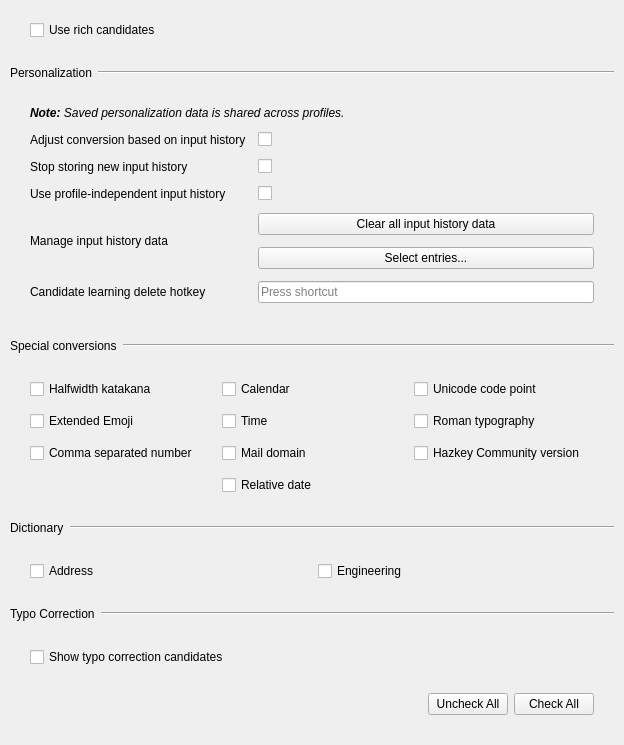
         <widget class="QWidget" name="convertionTabScrollContents">
          <property name="geometry">
           <rect>
            <x>0</x>
            <y>0</y>
            <width>624</width>
            <height>501</height>
           </rect>
          </property>
          <layout class="QVBoxLayout" name="conversionTabScrollContentsLayout">
           <property name="leftMargin">
            <number>10</number>
           </property>
           <property name="topMargin">
            <number>10</number>
           </property>
           <property name="rightMargin">
            <number>10</number>
           </property>
           <property name="bottomMargin">
            <number>10</number>
           </property>
           <item>
            <layout class="QGridLayout" name="richCandidatesGrid">
             <property name="leftMargin">
              <number>20</number>
             </property>
             <property name="topMargin">
              <number>10</number>
             </property>
             <property name="rightMargin">
              <number>20</number>
             </property>
             <property name="bottomMargin">
              <number>10</number>
             </property>
             <property name="spacing">
              <number>12</number>
             </property>
             <item row="0" column="0">
              <widget class="QCheckBox" name="useRichCandidates">
               <property name="text">
                <string>Use rich candidates</string>
               </property>
              </widget>
             </item>
            </layout>
           </item>
           <item>
            <layout class="QHBoxLayout" name="personalizationHeader">
             <property name="topMargin">
              <number>10</number>
             </property>
             <property name="bottomMargin">
              <number>10</number>
             </property>
             <item>
              <widget class="QLabel" name="personalizationHeaderLabel">
               <property name="text">
                <string>Personalization</string>
               </property>
              </widget>
             </item>
             <item>
              <widget class="Line" name="personalizationHeaderLine">
               <property name="sizePolicy">
                <sizepolicy hsizetype="Expanding" vsizetype="Fixed">
                 <horstretch>0</horstretch>
                 <verstretch>0</verstretch>
                </sizepolicy>
               </property>
               <property name="orientation">
                <enum>Qt::Orientation::Horizontal</enum>
               </property>
              </widget>
             </item>
            </layout>
           </item>
           <item>
            <layout class="QGridLayout" name="personalizationGrid">
             <property name="leftMargin">
              <number>20</number>
             </property>
             <property name="topMargin">
              <number>10</number>
             </property>
             <property name="rightMargin">
              <number>20</number>
             </property>
             <property name="bottomMargin">
              <number>20</number>
             </property>
             <property name="spacing">
              <number>12</number>
             </property>
              <item row="4" column="0">
               <widget class="QLabel" name="manageLearningLabel">
               <property name="text">
                <string>Manage input history data</string>
               </property>
              </widget>
             </item>
              <item row="4" column="1">
                <layout class="QVBoxLayout" name="learningHistoryButtons">
                 <item>
                  <widget class="QPushButton" name="clearLearningData">
                   <property name="minimumSize">
                    <size>
                     <width>240</width>
                     <height>0</height>
                    </size>
                   </property>
                   <property name="text">
                    <string>Clear all input history data</string>
                   </property>
                 </widget>
                </item>
                 <item>
                  <widget class="QPushButton" name="selectiveLearningHistory">
                   <property name="minimumSize">
                    <size>
                     <width>240</width>
                     <height>0</height>
                    </size>
                   </property>
                   <property name="text">
                    <string>Select entries...</string>
                   </property>
                 </widget>
                </item>
               </layout>
              </item>
             <item row="0" column="0" colspan="2">
              <widget class="QLabel" name="personalizationNote">
               <property name="font">
                <font>
                 <italic>true</italic>
                </font>
               </property>
               <property name="text">
                <string>&lt;html&gt;&lt;head/&gt;&lt;body&gt;&lt;p&gt;&lt;span style=&quot; font-weight:700;&quot;&gt;Note:&lt;/span&gt; Saved personalization data is shared across profiles.&lt;/p&gt;&lt;/body&gt;&lt;/html&gt;</string>
               </property>
              </widget>
             </item>
             <item row="1" column="0">
              <widget class="QLabel" name="useHistoryLabel">
               <property name="text">
                <string>Adjust conversion based on input history</string>
               </property>
              </widget>
             </item>
             <item row="2" column="0">
              <widget class="QLabel" name="stopStoreNewHistoryLabel">
               <property name="text">
                <string>Stop storing new input history</string>
               </property>
              </widget>
             </item>
             <item row="1" column="1">
              <widget class="QCheckBox" name="useHistory"/>
             </item>
              <item row="2" column="1">
               <widget class="QCheckBox" name="stopStoreNewHistory"/>
              </item>
              <item row="3" column="0">
               <widget class="QLabel" name="useProfileIndependentHistoryLabel">
                <property name="text">
                 <string>Use profile-independent input history</string>
                </property>
               </widget>
              </item>
               <item row="3" column="1">
                <widget class="QCheckBox" name="useProfileIndependentHistory"/>
               </item>
               <item row="5" column="0">
                <widget class="QLabel" name="deleteLearningHotkeyLabel">
                 <property name="text">
                  <string>Candidate learning delete hotkey</string>
                 </property>
                </widget>
               </item>
               <item row="5" column="1">
                <widget class="QKeySequenceEdit" name="deleteLearningHotkey"/>
               </item>
             </layout>
           </item>
           <item>
            <layout class="QHBoxLayout" name="specialConversionHeader">
             <property name="topMargin">
              <number>10</number>
             </property>
             <property name="bottomMargin">
              <number>10</number>
             </property>
             <item>
              <widget class="QLabel" name="specialConvertionHeaderLabel">
               <property name="text">
                <string>Special conversions</string>
               </property>
              </widget>
             </item>
             <item>
              <widget class="Line" name="specialConvertHeaderLine">
               <property name="sizePolicy">
                <sizepolicy hsizetype="Expanding" vsizetype="Fixed">
                 <horstretch>0</horstretch>
                 <verstretch>0</verstretch>
                </sizepolicy>
               </property>
               <property name="orientation">
                <enum>Qt::Orientation::Horizontal</enum>
               </property>
              </widget>
             </item>
            </layout>
           </item>
           <item>
            <layout class="QGridLayout" name="specialConversionsGrid">
             <property name="leftMargin">
              <number>20</number>
             </property>
             <property name="topMargin">
              <number>10</number>
             </property>
             <property name="rightMargin">
              <number>20</number>
             </property>
             <property name="bottomMargin">
              <number>10</number>
             </property>
             <property name="spacing">
              <number>12</number>
             </property>
             <item row="1" column="2">
              <widget class="QCheckBox" name="romanTypographyConversion">
               <property name="text">
                <string>Roman typography</string>
               </property>
              </widget>
             </item>
             <item row="2" column="1">
              <widget class="QCheckBox" name="mailDomainConversion">
               <property name="text">
                <string>Mail domain</string>
               </property>
              </widget>
             </item>
             <item row="0" column="2">
              <widget class="QCheckBox" name="unicodeCodePointConversion">
               <property name="text">
                <string>Unicode code point</string>
               </property>
              </widget>
             </item>
             <item row="1" column="1">
              <widget class="QCheckBox" name="timeConversion">
               <property name="text">
                <string>Time</string>
               </property>
              </widget>
             </item>
             <item row="2" column="2">
              <widget class="QCheckBox" name="hazkeyVersionConversion">
               <property name="text">
                <string>Hazkey Community version</string>
               </property>
              </widget>
             </item>
             <item row="2" column="0">
              <widget class="QCheckBox" name="commaSeparatedNumCoversion">
               <property name="text">
                <string>Comma separated number</string>
               </property>
              </widget>
             </item>
             <item row="0" column="1">
              <widget class="QCheckBox" name="calendarConversion">
               <property name="text">
                <string>Calendar</string>
               </property>
              </widget>
             </item>
             <item row="0" column="0">
              <widget class="QCheckBox" name="halfwidthKatakanaConversion">
               <property name="text">
                <string>Halfwidth katakana</string>
               </property>
              </widget>
             </item>
              <item row="1" column="0">
               <widget class="QCheckBox" name="extendedEmojiConversion">
                <property name="text">
                 <string>Extended Emoji</string>
                </property>
               </widget>
              </item>
              <item row="3" column="1">
               <widget class="QCheckBox" name="relativeDateConversion">
                <property name="text">
                 <string>Relative date</string>
                </property>
               </widget>
              </item>
             </layout>
           </item>
           <item>
            <layout class="QHBoxLayout" name="addressDictionaryHeader">
             <property name="topMargin">
              <number>10</number>
             </property>
             <property name="bottomMargin">
              <number>10</number>
             </property>
             <item>
              <widget class="QLabel" name="addressDictionaryHeaderLabel">
               <property name="text">
                <string>Dictionary</string>
               </property>
              </widget>
             </item>
             <item>
              <widget class="Line" name="addressDictionaryHeaderLine">
               <property name="sizePolicy">
                <sizepolicy hsizetype="Expanding" vsizetype="Fixed">
                 <horstretch>0</horstretch>
                 <verstretch>0</verstretch>
                </sizepolicy>
               </property>
               <property name="orientation">
                <enum>Qt::Orientation::Horizontal</enum>
               </property>
              </widget>
             </item>
            </layout>
           </item>
           <item>
            <layout class="QGridLayout" name="addressDictionaryGrid">
             <property name="leftMargin">
              <number>20</number>
             </property>
             <property name="topMargin">
              <number>10</number>
             </property>
             <property name="rightMargin">
              <number>20</number>
             </property>
             <property name="bottomMargin">
              <number>10</number>
             </property>
             <property name="spacing">
              <number>12</number>
             </property>
             <item row="0" column="0">
              <widget class="QCheckBox" name="useAddressDict">
               <property name="text">
                <string>Address</string>
               </property>
              </widget>
             </item>
             <item row="0" column="1">
              <widget class="QCheckBox" name="useEngineeringDict">
               <property name="toolTip">
                <string>Adds technical terms (mechanical, electrical, electronic, information engineering, IT services, programming languages, databases, architecture, civil engineering) that the standard dictionary cannot convert.</string>
               </property>
               <property name="text">
                <string>Engineering</string>
               </property>
              </widget>
             </item>
            </layout>
           </item>
           <item>
            <layout class="QHBoxLayout" name="typoCorrectionHeader">
             <property name="topMargin">
              <number>10</number>
             </property>
             <property name="bottomMargin">
              <number>10</number>
             </property>
             <item>
              <widget class="QLabel" name="typoCorrectionHeaderLabel">
               <property name="text">
                <string>Typo Correction</string>
               </property>
              </widget>
             </item>
             <item>
              <widget class="Line" name="typoCorrectionHeaderLine">
               <property name="sizePolicy">
                <sizepolicy hsizetype="Expanding" vsizetype="Fixed">
                 <horstretch>0</horstretch>
                 <verstretch>0</verstretch>
                </sizepolicy>
               </property>
               <property name="orientation">
                <enum>Qt::Orientation::Horizontal</enum>
               </property>
              </widget>
             </item>
            </layout>
           </item>
           <item>
            <layout class="QGridLayout" name="typoCorrectionGrid">
             <property name="leftMargin">
              <number>20</number>
             </property>
             <property name="topMargin">
              <number>10</number>
             </property>
             <property name="rightMargin">
              <number>20</number>
             </property>
             <property name="bottomMargin">
              <number>10</number>
             </property>
             <property name="spacing">
              <number>12</number>
             </property>
             <item row="0" column="0">
              <widget class="QCheckBox" name="useTypoCorrection">
               <property name="toolTip">
                <string>When the reading contains a typical typing mistake (e.g. a repeated key), shows the conversion of the corrected reading right after the first candidate, marked as a correction. The text being typed is not changed automatically.</string>
               </property>
               <property name="text">
                <string>Show typo correction candidates</string>
               </property>
              </widget>
             </item>
            </layout>
           </item>
           <item>
            <spacer name="conversionTabBottomSpacer">
             <property name="orientation">
              <enum>Qt::Orientation::Vertical</enum>
             </property>
             <property name="sizeHint" stdset="0">
              <size>
               <width>20</width>
                <height>26</height>
               </size>
              </property>
             </spacer>
            </item>
            <item>
             <layout class="QHBoxLayout" name="specialConversionsActions">
              <property name="leftMargin">
               <number>20</number>
              </property>
              <property name="topMargin">
               <number>10</number>
              </property>
              <property name="rightMargin">
               <number>20</number>
              </property>
              <property name="bottomMargin">
               <number>20</number>
              </property>
              <item>
               <spacer name="horizontalSpacer">
                <property name="orientation">
                 <enum>Qt::Orientation::Horizontal</enum>
                </property>
                <property name="sizeHint" stdset="0">
                 <size>
                  <width>40</width>
                  <height>20</height>
                 </size>
                </property>
               </spacer>
              </item>
              <item>
               <widget class="QPushButton" name="uncheckAllConversion">
                <property name="text">
                 <string>Uncheck All</string>
                </property>
               </widget>
              </item>
              <item>
               <widget class="QPushButton" name="checkAllConversion">
                <property name="text">
                 <string>Check All</string>
                </property>
               </widget>
              </item>
             </layout>
            </item>
           </layout>
         </widget>
